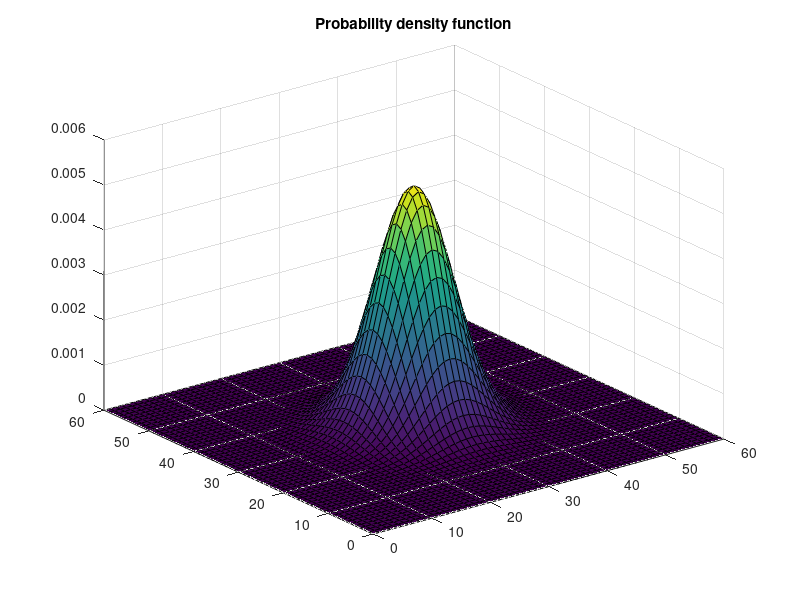

Reproduce this figure in MATLAB. (Note: this script raises an error after producing the figure.)
% This script cumputes a bidimensional gaussian distribution and plots it.
% This probability function is assumed to represent the probability of a fault
% to happen on the chip in the coordinates (x1, x2).
% After that, a map is created where random faults are simulated. The value
% 0 in the map means 'no fault' and 1 means 'fault', whereas -1 indicates 
% the points out of the circular wafer.

clear all
close all
clc

% Initializing variables for gussian plot
ray = 30;
maximumFaultProbability = 0.5;

x1 = 0:1:2*ray;
x2 = x1;

mean = [ray,ray];
normalizedVariance = [1, 0; 0, 1];
variance = ray.*normalizedVariance;

[X1,X2] = meshgrid(x1,x2);

rng = 'default'; % for reproducibility

% Computing and plotting multivariate normal probability density function
Z = mvnpdf([X1(:), X2(:)], mean, variance);
Z = reshape(Z, length(x1), length(x2));

figure(1)
surf(X1,X2,Z)
title('Probability density function')

% Filling sqare matrix with simbolic values. Fault are deloyed according to
% the probabilit function.
faultMap = fillSquareGrid(Z, 2*ray, maximumFaultProbability);
faultMap = createCircularGrid(faultMap, ray);
faultNumber = length(find(faultMap==1));

% Plotting fault map
figure(2)
pcolor(faultMap)
title('Fault map')

% KDE
% call the routine, which has been saved in the current directory
[j, i] = find(faultMap==1); % find seachs elements by columns
[bandwidth,density,X,Y]=kde2d([i,j], 64);
% plot the data and the density estimate
figure(3)
hold on
contour3(X,Y,density,10); 
plot(i,j,'r.','MarkerSize',5);
title('Extimated density contours')
figure(4)
surf(X,Y,density);
title('Extimated function')

figure(5)
subplot(2,2,1)
surf(X1,X2,Z)
xlabel('x');
ylabel('y');
title('Probability density function')
subplot(2,2,2)
pcolor(faultMap)
xlabel('x');
ylabel('y');
title('Fault map')
subplot(2,2,3)
hold on
contour3(X,Y,density,10); 
plot(i,j,'r.','MarkerSize',5)
xlim([0, 2*ray]);
ylim([0, 2*ray]);
xlabel('x');
ylabel('y');
title('Extimated density contours')
subplot(2,2,4)
surf(X,Y,density);
xlim([0, 2*ray]);
ylim([0, 2*ray]);
xlabel('x');
ylabel('y');
title('Extimated function')
